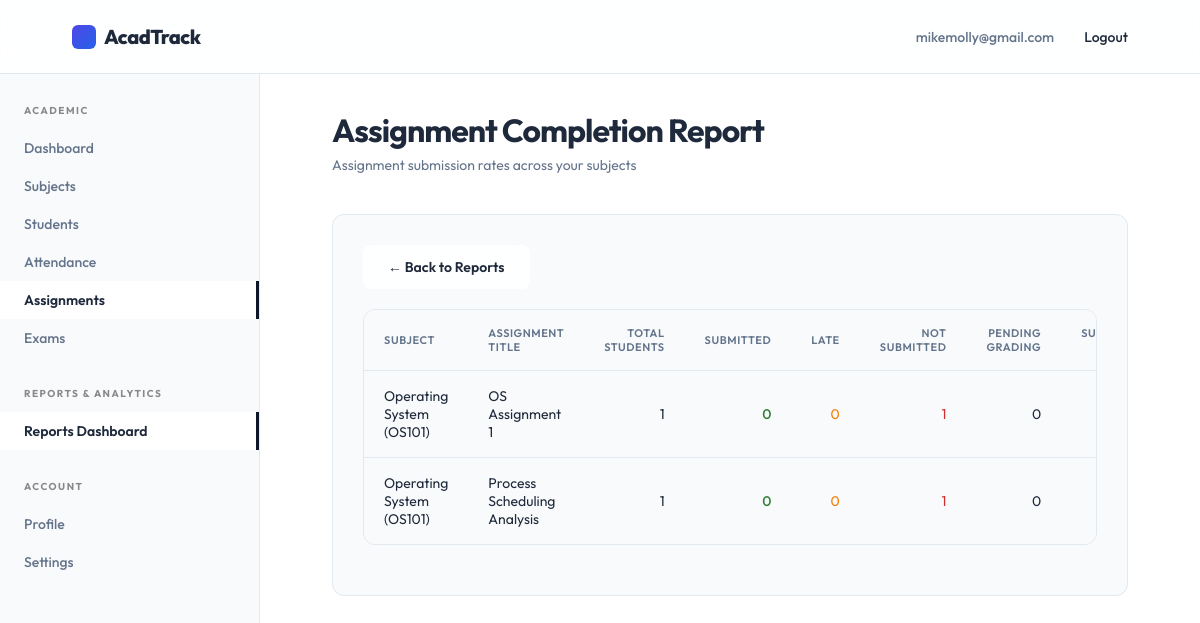
The app's page /faculty/reports/assignments/ (signed in) with its own data.
### accounts/models.py (models this page shows, shortened)
class User(AbstractUser):
    class RoleChoices(models.TextChoices):
        STUDENT = 'student', 'Student'
        FACULTY = 'faculty', 'Faculty'
        ADMIN = 'admin', 'Admin'
    username = None
    email = models.EmailField(unique=True)
    role = models.CharField(max_length=20, choices=RoleChoices.choices, default=RoleChoices.STUDENT)
    contact_number = models.CharField(max_length=15, blank=True, null=True)
    deactivated_at = models.DateTimeField(blank=True, null=True)
    updated_at = models.DateTimeField(auto_now=True)
    USERNAME_FIELD = 'email'
    REQUIRED_FIELDS = []
    objects = CustomUserManager()

### assignments/models.py (models this page shows, shortened)
class Assignment(models.Model):
    class StatusChoices(models.TextChoices):
        DRAFT = 'draft', 'Draft'
        ACTIVE = 'active', 'Active'
        CLOSED = 'closed', 'Closed'
    offering = models.ForeignKey('academics.SubjectOffering', on_delete=models.CASCADE, related_name='assignments')
    title = models.CharField(max_length=200)
    description = models.TextField(blank=True, null=True)
    instructions = models.TextField(blank=True, null=True)
    maximum_marks = models.DecimalField(max_digits=5, decimal_places=2)
    assigned_at = models.DateTimeField(default=timezone.now)
    due_datetime = models.DateTimeField()
    file_attachment = models.FileField(upload_to='assignments/', blank=True, null=True, validators=[validate_pdf])
    status = models.CharField(max_length=15, choices=StatusChoices.choices, default=StatusChoices.DRAFT)
    updated_at = models.DateTimeField(auto_now=True)
    class Meta:
        constraints = [
            CheckConstraint(
                condition=Q(maximum_marks__gt=0),
                name='check_assignment_maximum_marks'
            )
        ]

### academics/models.py (models this page shows, shortened)
class SubjectOffering(models.Model):
    class SubjectType(models.TextChoices):
        CORE = 'core', 'Core'
        ELECTIVE = 'elective', 'Elective'
        LAB = 'lab', 'Lab'
        PROJECT = 'project', 'Project'
    subject = models.ForeignKey(Subject, on_delete=models.CASCADE, related_name='offerings')
    semester = models.ForeignKey(Semester, on_delete=models.CASCADE, related_name='subject_offerings')
    faculty = models.ForeignKey('faculty.Faculty', on_delete=models.SET_NULL, null=True, blank=True, related_name='subject_offerings')
    subject_type = models.CharField(max_length=20, choices=SubjectType.choices, default=SubjectType.CORE)
    credits = models.PositiveIntegerField()
    class Meta:
        constraints = [
            models.UniqueConstraint(fields=['subject', 'semester'], name='unique_subject_offering')
        ]

class Subject(models.Model):
    name = models.CharField(max_length=150)
    code = models.CharField(max_length=20, unique=True)
    description = models.TextField(blank=True, null=True)

### reports/views/faculty.py (the view)
@method_decorator(faculty_required, name='dispatch')
class FacultyAssignmentReportView(FacultyReportMixin, TemplateView):
    template_name = 'reports/faculty/assignments.html'
    def get_context_data(self, **kwargs):
        context = super().get_context_data(**kwargs)
        faculty = self.request.user.faculty_profile
        context['reports'] = get_faculty_assignment_report(faculty)
        return context

### reports/views/faculty.py (called while the page is built)
    def test_func(self):
        return self.request.user.is_authenticated and self.request.user.role == 'faculty'

### templates/reports/faculty/assignments.html (shortened to what this page needs)
{% extends 'faculty/base.html' %}
{% block page_title %}Assignment Completion Report{% endblock %}
{% block page_subtitle %}Assignment submission rates across your subjects{% endblock %}
{% block dashboard_content %}
<div class="dashboard-section">
    <div style="margin-bottom: 20px;">
        <a href="{% url 'faculty_reports:dashboard' %}" class="btn btn-secondary">&larr; Back to Reports</a>
    </div>
    <div class="table-responsive form-container">
        <table class="table">
            <thead>
                <tr>
                    <th>Subject</th>
                    <th>Assignment Title</th>
                    <th style="text-align: right;">Total Students</th>
                    <th style="text-align: right;">Submitted</th>
                    <th style="text-align: right;">Late</th>
                    <th style="text-align: right;">Not Submitted</th>
                    <th style="text-align: right;">Pending Grading</th>
                    <th style="text-align: right;">Submission Rate</th>
                </tr>
            </thead>
            <tbody>
                {% for item in reports %}
                <tr>
                    <td>{{ item.assignment.offering.subject.name }} ({{ item.assignment.offering.subject.code }})</td>
                    <td>{{ item.assignment.title }}</td>
                    <td style="text-align: right;">{{ item.total_students }}</td>
                    <td style="text-align: right; color: #2e7d32; font-weight: 500;">{{ item.submitted }}</td>
                    <td style="text-align: right; color: #f57c00;">{{ item.late }}</td>
                    <td style="text-align: right; color: #d32f2f;">{{ item.not_submitted }}</td>
                    <td style="text-align: right; {% if item.pending_grading > 0 %}color: #f57c00; font-weight: bold;{% endif %}">{{ item.pending_grading }}</td>
                    <td style="text-align: right; font-weight: 500;">{{ item.submission_rate }}%</td>
                </tr>
                {% empty %}
                <tr>
                    <td colspan="9" style="text-align: center; color: var(--muted); padding: 20px;">No assignments found.</td>
                </tr>
                {% endfor %}
            </tbody>
        </table>
    </div>
</div>
{% endblock %}

### templates/components/navbar.html (shortened to what this page needs)
<header class="navbar">
    <a href="{% if request.user.is_authenticated %}{% if request.user.role == 'admin' or request.user.is_superuser %}{% url 'acadtrack_admin:dashboard' %}{% elif request.user.role == 'faculty' %}{% url 'faculty:dashboard' %}{% else %}{% url 'students:dashboard' %}{% endif %}{% else %}{% url 'landing_page' %}{% endif %}" class="brand" aria-label="AcadTrack home">
        <span class="brand-mark"></span>
        AcadTrack
    </a>
    <nav class="nav-links" aria-label="User navigation">
        {% if request.user.is_authenticated %}
            <span style="color: var(--muted);">{{ request.user.email }}</span>
            <form action="{% url 'accounts:logout' %}" method="post" style="display:inline;">
                <button type="submit" style="background:none;border:none;cursor:pointer;font-family:inherit;font-size:inherit;font-weight:inherit;color:inherit;" class="nav-links a">Logout</button>
            </form>
        {% else %}
            {% if request.resolver_match.url_name != 'login' %}
                <a href="{% url 'accounts:login' %}">Login</a>
            {% endif %}
        {% endif %}
    </nav>
</header>

### static/style.css (style rules this page uses)
:root { --bg: #f9fafb; --text: #1e293b; --muted: #64748b; --line: #e2e8f0; --soft: #ffffff; --primary: #4f46e5; --primary-hover: #4338ca; --accent: #2563eb; --black: #0f172a; --radius: 12px; --glass-bg: rgba(255, 255, 255, 0.85); --glass-border: rgba(255, 255, 255, 0.6); --glass-shadow: 0 10px 40px 0 rgba(31, 38, 135, 0.05); }
* { box-sizing: border-box; margin: 0; padding: 0; scrollbar-width: thin; scrollbar-color: rgba(0, 0, 0, 0.2) var(--bg); }
html { scroll-behavior: smooth; }
body { min-height: 100vh; background: var(--bg); color: var(--text); font-family: 'Outfit', Arial, sans-serif; -webkit-font-smoothing: antialiased; }
a { color: inherit; text-decoration: none; }
.navbar { height: 74px; width: 100%; display: flex; align-items: center; justify-content: space-between; padding: 0 6vw; background: rgba(255, 255, 255, 0.85); backdrop-filter: blur(16px); -webkit-backdrop-filter: blur(16px); border-bottom: 1px solid var(--line); position: sticky; top: 0; z-index: 100; }
.brand { font-size: 20px; font-weight: 800; letter-spacing: -0.5px; display: flex; align-items: center; gap: 8px; }
.brand-mark { width: 24px; height: 24px; background: linear-gradient(135deg, var(--primary), var(--accent)); border-radius: 6px; display: inline-block; }
.nav-links { display: flex; gap: 30px; font-size: 14px; font-weight: 500; }
.btn { display: inline-flex; align-items: center; justify-content: center; padding: 12px 24px; border-radius: 8px; font-size: 14px; font-weight: 600; transition: all 0.3s cubic-bezier(0.16, 1, 0.3, 1); cursor: pointer; border: none; }
.btn-secondary { background: var(--glass-bg); border: 1px solid var(--glass-border); color: var(--text); backdrop-filter: blur(12px); }

### static/dashboard.css (style rules this page uses)
.dashboard-section { background: var(--bg); border: 1px solid var(--line); border-radius: var(--radius); padding: 30px; margin-bottom: 30px; }
.table-responsive { width: 100%; overflow-x: auto; margin-bottom: 20px; border-radius: var(--radius); border: 1px solid var(--line); background: var(--bg); }
.table { width: 100%; border-collapse: collapse; font-size: 14px; text-align: left; }
.table th { background: #f8fafc; color: var(--muted); font-weight: 600; text-transform: uppercase; font-size: 11px; letter-spacing: .05em; padding: 16px 20px; border-bottom: 1px solid var(--line); }
.table td { padding: 16px 20px; border-bottom: 1px solid var(--line); color: var(--text); vertical-align: middle; }
.table tbody tr:last-child td { border-bottom: none; }
.table tbody tr { transition: background-color 0.2s ease; }

### records on screen
User: user.email "mikemolly@gmail.com"
Assignment: assignment.offering.subject.name "Operating System", assignment.offering.subject.code "OS101", assignment "OS Assignment 1", total_students "1", submitted "0", late "0", not_submitted "1", pending_grading "0"
Assignment: assignment.offering.subject.name "Operating System", assignment.offering.subject.code "OS101", assignment "Process Scheduling Analysis", total_students "1", submitted "0", late "0", not_submitted "1", pending_grading "0"
